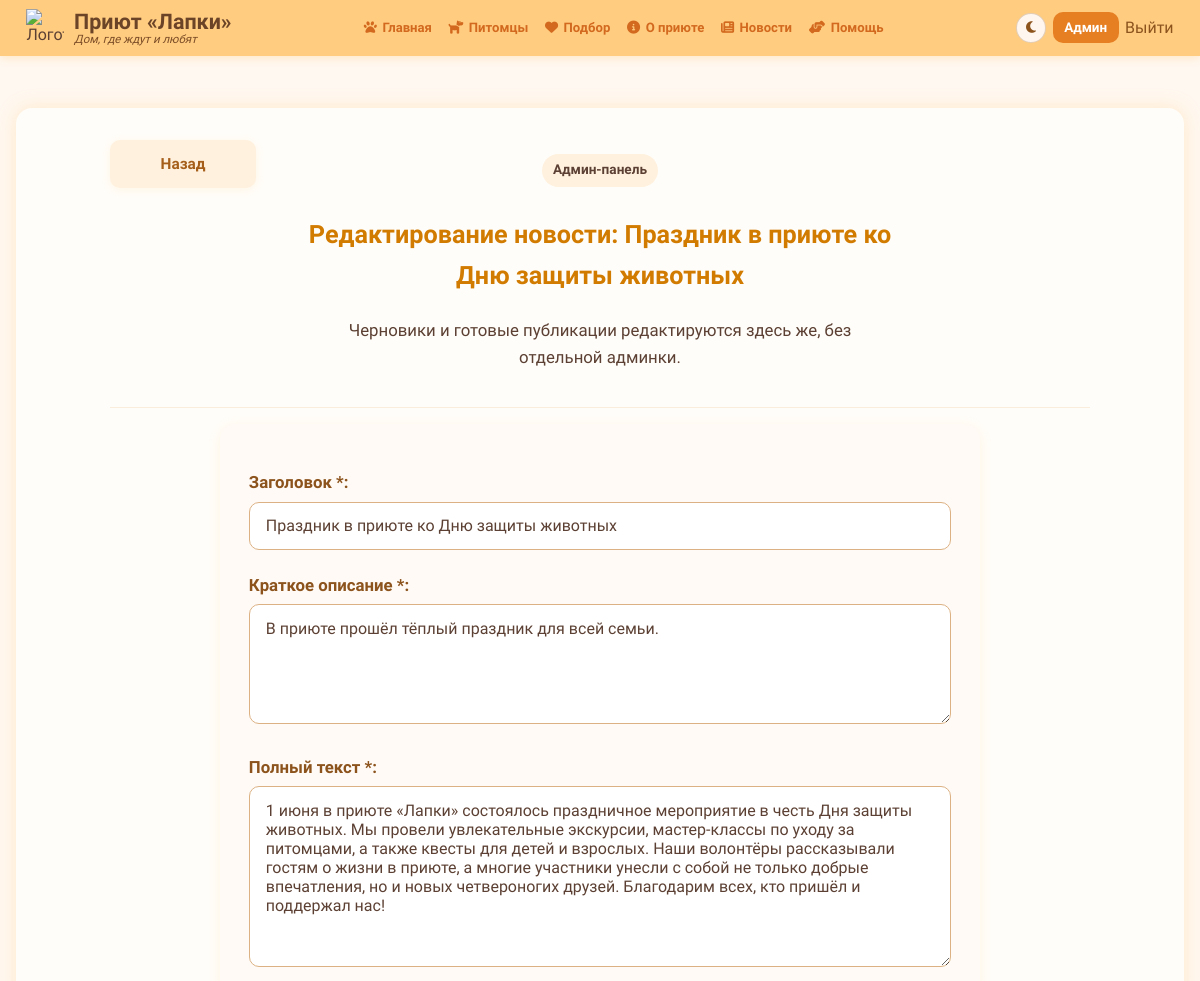
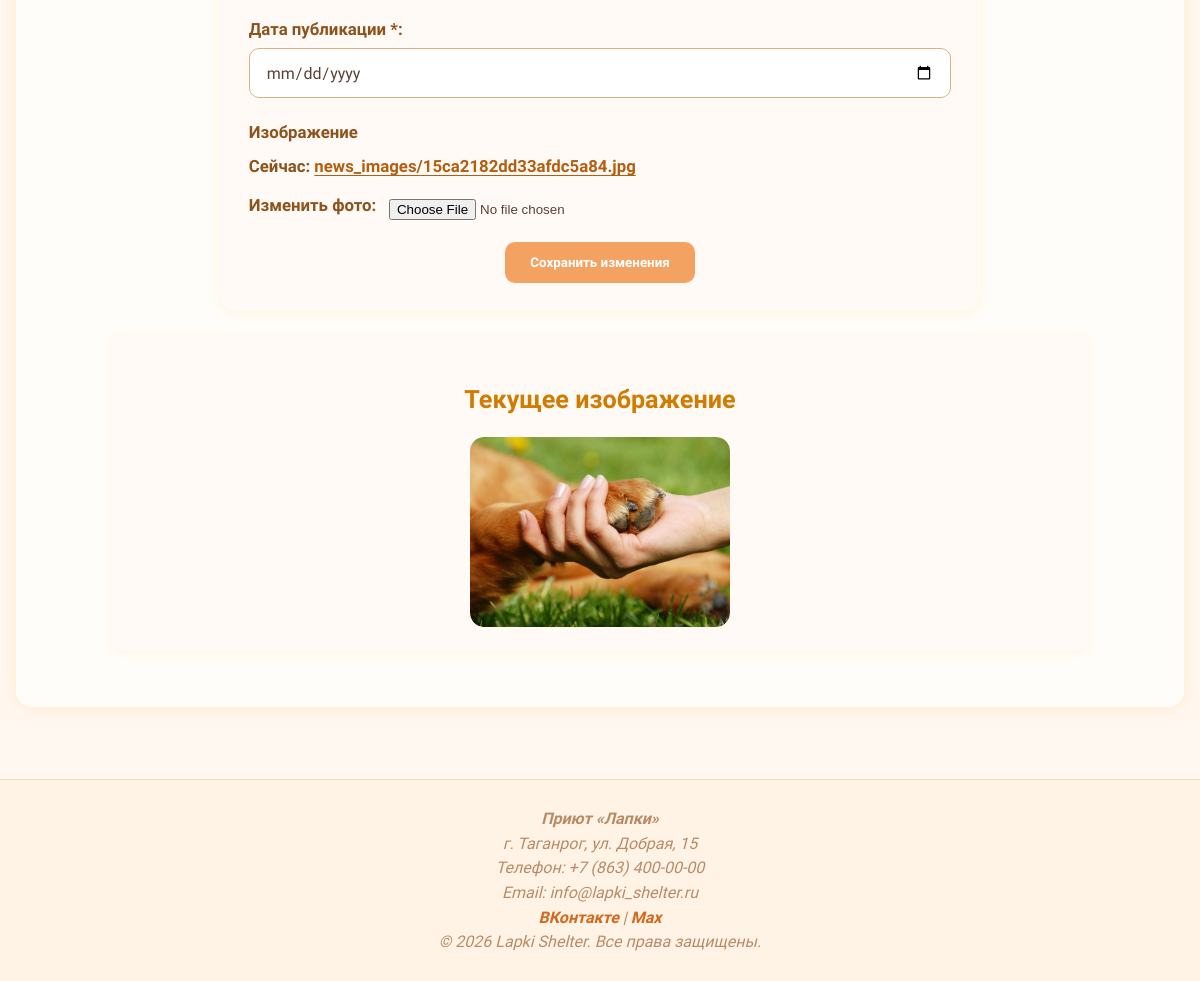
Screenshot of /dashboard/admin/news/2/edit/ (signed in) with the database file from the repository (2 pictures, top to bottom).
### shelter/models.py (models this page shows, shortened)
class News(models.Model):
    title = models.CharField(max_length=200, verbose_name='Заголовок')
    summary = models.TextField(verbose_name='Краткое описание')
    content = models.TextField(verbose_name='Полный текст')
    date = models.DateField(verbose_name='Дата публикации')
    image = models.ImageField(
        upload_to='news_images/',
        blank=True,
        null=True,
        verbose_name='Изображение',
    )
    class Meta:
        verbose_name = 'Новость'
        verbose_name_plural = 'Новости'
        ordering = ['-date']

### shelter/views.py (the view)
# urls.py: path('dashboard/admin/news/<int:pk>/edit/', views.admin_news_edit, name='admin_news_edit'),
@admin_required
def admin_news_edit(request, pk):
    news_item = get_object_or_404(News, pk=pk)
    if request.method == 'POST':
        form = NewsAdminForm(request.POST, request.FILES, instance=news_item)
        if form.is_valid():
            news_item = form.save()
            messages.success(request, f'Новость «{news_item.title}» обновлена.')
            return redirect('admin_news_list')
    else:
        form = NewsAdminForm(instance=news_item)
    return render(
        request,
        'shelter/admin_news_form.html',
        {
            'form': form,
            'page_title': f'Редактирование новости: {news_item.title}',
            'submit_label': 'Сохранить изменения',
            'news_item': news_item,
        },
    )

### shelter/forms.py
class NewsAdminForm(StyledModelForm):
    class Meta:
        model = News
        fields = ['title', 'summary', 'content', 'date', 'image']
        labels = {
            'title': 'Заголовок',
            'summary': 'Краткое описание',
            'content': 'Полный текст',
            'date': 'Дата публикации',
            'image': 'Изображение',
        }
        widgets = {
            'summary': forms.Textarea(attrs={'rows': 3}),
            'content': forms.Textarea(attrs={'rows': 8}),
            'date': forms.DateInput(attrs={'type': 'date'}),
        }

### shelter/views.py (called while the page is built)
def get_effective_role(user):
    if not user.is_authenticated:
        return None
    if user.is_superuser or user.is_staff:
        return 'admin'
    profile = ensure_user_profile(user)
    return profile.role if profile else 'user'

def admin_required(view_func):
    @wraps(view_func)
    @login_required
    def wrapper(request, *args, **kwargs):
        if get_effective_role(request.user) != 'admin':
            messages.error(request, 'Эта страница доступна только администратору.')
            return redirect('dashboard')
        return view_func(request, *args, **kwargs)
    return wrapper

### shelter/templates/shelter/admin_news_form.html (shortened to what this page needs)
{% extends 'shelter/base.html' %}
{% block content %}
<section class="page-section admin-page-section">
    <div class="admin-page-header admin-page-header-balanced">
        <div class="admin-page-header__side admin-page-header__side-left">
            <a href="{% url 'admin_news_list' %}" class="header-link admin-header-btn">Назад</a>
        </div>
        <div class="admin-page-header__center">
            <p class="admin-badge">Админ-панель</p>
            <h1>{{ page_title }}</h1>
            <p class="results-intro">Черновики и готовые публикации редактируются здесь же, без отдельной админки.</p>
        </div>
    </div>
    <form method="post" enctype="multipart/form-data" class="admin-edit-form">
        {% for field in form %}
            {% if field.name == 'image' %}
                <div class="admin-file-field">
                    <label>{{ field.label }}</label>
                    {% if news_item and news_item.image %}
                        <div class="admin-current-file">
                            <span>Сейчас:</span>
                            <a href="{{ news_item.image.url }}" target="_blank" rel="noopener noreferrer">{{ news_item.image.name }}</a>
                        </div>
                    {% endif %}
                    <div class="admin-file-row">
                        <label for="{{ field.id_for_label }}" class="admin-file-label">Изменить фото:</label>
                        <input type="file" name="{{ field.html_name }}" id="{{ field.id_for_label }}" accept="image/*">
                    </div>
                </div>
            {% else %}
                <p>
                    {{ field.label_tag }}
                    {{ field }}
                </p>
            {% endif %}
        {% endfor %}
        <button type="submit" class="btn">{{ submit_label }}</button>
    </form>
    {% if news_item and news_item.image %}
        <section class="help-block admin-preview-card">
            <h2>Текущее изображение</h2>
            <div class="admin-preview-frame">
                <img src="{{ news_item.image.url }}" alt="{{ news_item.title }}" class="admin-preview-image">
            </div>
        </section>
    {% endif %}
</section>
{% endblock %}

### shelter/static/shelter/css/styles.css (style rules this page uses)
html { scroll-behavior: smooth; }
body { margin: 0; min-height: 100vh; display: flex; flex-direction: column; padding: 0; font-family: 'Comfortaa', cursive, sans-serif; background: #fff8f0; color: #5c4033; overflow-x: hidden; }
h1, .section-title, .welcome-text h1 { text-align: center; color: #d17b00; }
.page-section { max-width: 100%; margin: 0 auto; box-sizing: border-box; }
.page-section p, .welcome-text p { color: #5c4033; }
.donate-btn, .btn, .btn-pets, .btn-reset-filters { display: inline-block; box-sizing: border-box; border: none; border-radius: 10px; padding: 0.75rem 1.35rem; background-color: #f4a261; color: #fff; text-decoration: none; font-weight: 700; cursor: pointer; transition: background 0.3s ease; font-family: 'Comfortaa', cursive, sans-serif; }
.header-link { color: #8c531d; font-weight: 700; text-decoration: none; }
.admin-page-header .header-link, .admin-dashboard-item .header-link, .admin-tight-list .header-link { display: inline-flex; align-items: center; justify-content: center; padding: 0.55rem 0.85rem; border-radius: 10px; background: #fff1de; color: #a65f1b; font-weight: 700; text-decoration: none; box-shadow: 0 2px 8px rgba(255, 204, 128, 0.16); }
.help-block { margin: 1.5rem 0; padding: 1.5rem; border-radius: 14px; background-color: #fffaf5; box-shadow: 0 2px 10px rgba(255, 204, 128, 0.15); }
.help-block h2 { margin-bottom: 1rem; text-align: center; color: #d17b00; }
.admin-page-section { max-width: 980px; margin: 0 auto; }
.admin-page-header { margin-bottom: 1rem; padding-bottom: 0.75rem; border-bottom: 1px solid rgba(209, 123, 0, 0.12); }
.admin-page-header-balanced { display: grid; grid-template-columns: 180px minmax(0, 1fr) 180px; align-items: start; gap: 1rem; }
.admin-page-header__side { display: flex; }
.admin-page-header__side-left { justify-content: flex-start; }
.admin-page-header__center { text-align: center; }
.admin-header-btn { display: inline-flex !important; align-items: center; justify-content: center; box-sizing: border-box; width: 146px; min-width: 146px; min-height: 48px; padding: 0.68rem 1rem; font-size: 0.96rem; line-height: 1.2; text-align: center; white-space: nowrap; }
.admin-badge { display: inline-block; margin-bottom: 0.5rem; padding: 0.35rem 0.7rem; border-radius: 999px; background: #fff1de; color: #a65f1b; font-size: 0.85rem; font-weight: 700; }
.admin-preview-card { text-align: center; }
.admin-preview-frame { display: flex; align-items: center; justify-content: center; width: 260px; height: 190px; margin: 0.8rem auto 0; overflow: hidden; border-radius: 14px; background: #f2e6d9; }
.admin-preview-image { display: block; width: 260px; height: 190px; object-fit: cover; border-radius: 14px; box-shadow: 0 4px 12px rgba(0, 0, 0, 0.12); }
.admin-file-field { margin-bottom: 1rem; }
.admin-file-field label { display: block; margin-bottom: 0.45rem; }
.admin-current-file { margin-bottom: 0.75rem; line-height: 1.6; }
.admin-current-file span { font-weight: 700; color: #8c531d; }
.admin-current-file a { color: #b25f10; font-weight: 700; text-decoration: underline; text-underline-offset: 3px; word-break: break-word; }
.admin-file-row { display: flex; align-items: center; gap: 0.8rem; flex-wrap: wrap; }
.admin-file-label { flex-shrink: 0; font-weight: 700; color: #8c531d; white-space: nowrap; }
.admin-file-field input[type="file"] { width: auto; max-width: 100%; margin-bottom: 0; }
form { max-width: 760px; margin: 0 auto; padding: 1.8rem; border-radius: 16px; box-sizing: border-box; background: #fffaf5; box-shadow: 0 3px 12px rgba(255, 204, 128, 0.18); }
form p { margin-bottom: 1rem; text-align: left; }
form label { display: block; margin-bottom: 0.35rem; color: #8c531d; font-weight: 700; }
form input[type="text"], form input[type="email"], form input[type="password"], form input[type="number"], form input[type="date"], form textarea, form select { width: 100%; margin-bottom: 0.3rem; padding: 0.85rem 1rem; border: 1px solid #dcb184; border-radius: 10px; box-sizing: border-box; background: #fff; color: #5c4033; font-family: 'Comfortaa', cursive, sans-serif; font-size: 1rem; transition: border-color 0.3s ease, box-shadow 0.3s ease; }
form textarea { min-height: 120px; resize: vertical; }
form button.btn { display: block; margin: 1rem auto 0; padding: 0.8rem 1.6rem; }
.results-intro { max-width: 850px; margin: 0 auto 1.5rem; text-align: center; color: #6b4f3b; }

### rows the page displays
News: form "Праздник в приюте ко Дню защиты животных" "В приюте прошёл тёплый праздник для всей семьи." "1 июня в приюте «Лапки» состоялось праздничное мероприятие в честь Дня защиты животных. Мы провели увлекательные экскурсии, мастер-классы по уходу за питомцами, а также квесты для детей и взрослых. Наши волонтёры рассказывали гостям о жизни в приюте, а многие участники унесли с собой не только добрые впечатления, но и новых четвероногих друзей. Благодарим всех, кто пришёл и поддержал нас!", image.name "news_images/15ca2182dd33afdc5a84.jpg", image (picture)

### other values shown
{{ page_title }} "Редактирование новости: Праздник в приюте ко Дню защиты животных"
{{ field.label_tag }} "Заголовок *:" "Краткое описание *:" "Полный текст *:" "Дата публикации *:"
{{ field.label }} "Изображение"
{{ submit_label }} "Сохранить изменения"
